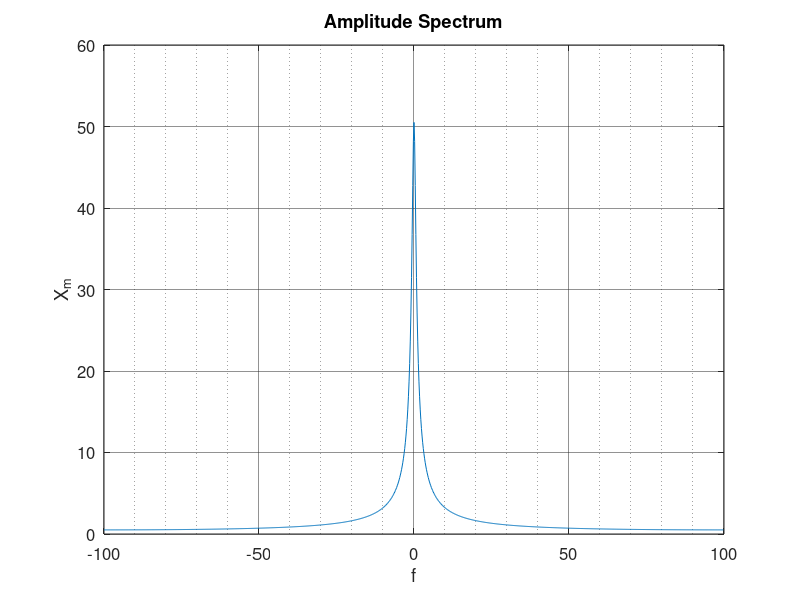
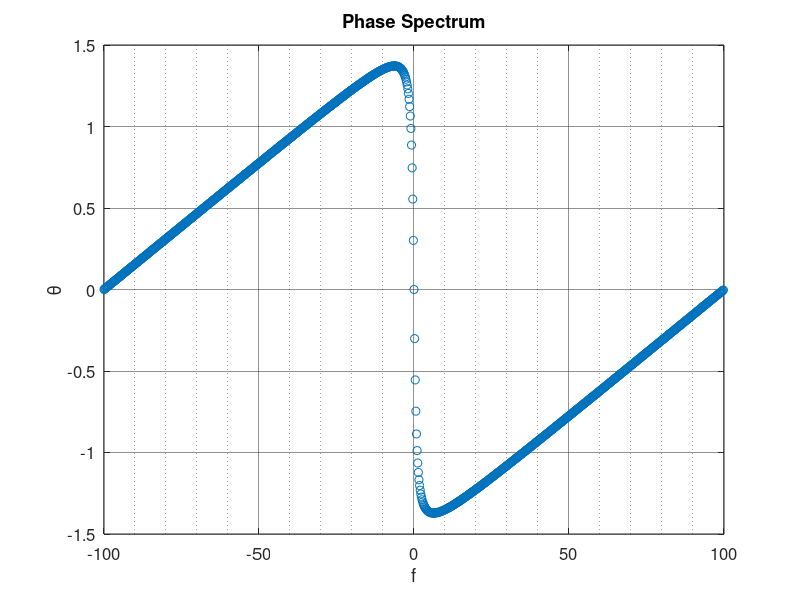

The MATLAB source for these figures, in order:
fs = 100;
t = 0:1/fs : 10 - 1/fs;
x = exp(-2 .* t);
X = fftshift(fft(x));

% Define Frequency Vector
N = length(X);
f = (-N/2: (N-1)/2) * (2*fs / N);

% Overlay with Magnitude Spectrum
figure1 = figure;
axes1 = axes('Parent',figure1);
hold(axes1,'on');
plot(f, abs(X));

title('Amplitude Spectrum')
xlabel('f');
ylabel('X_m');

% Set the remaining axes properties
box(axes1,'on');
grid(axes1,'on');
hold(axes1,'off');
set(axes1,'GridAlpha',0.5,'MinorGridAlpha',0.4,'XMinorGrid','on')
set(gca,'FontSize',12)

figure1 = figure;
axes1 = axes('Parent',figure1);
hold(axes1,'on');
scatter(f, angle(X));

title('Phase Spectrum')
% xlim([0,10]);
% ylim([0, 0.5]);   % optional to resize axis limits
xlabel('f');
ylabel('\theta');

% Set the remaining axes properties
box(axes1,'on');
grid(axes1,'on');
hold(axes1,'off');
set(axes1,'GridAlpha',0.5,'MinorGridAlpha',0.4,'XMinorGrid','on')
set(gca,'FontSize',12)

